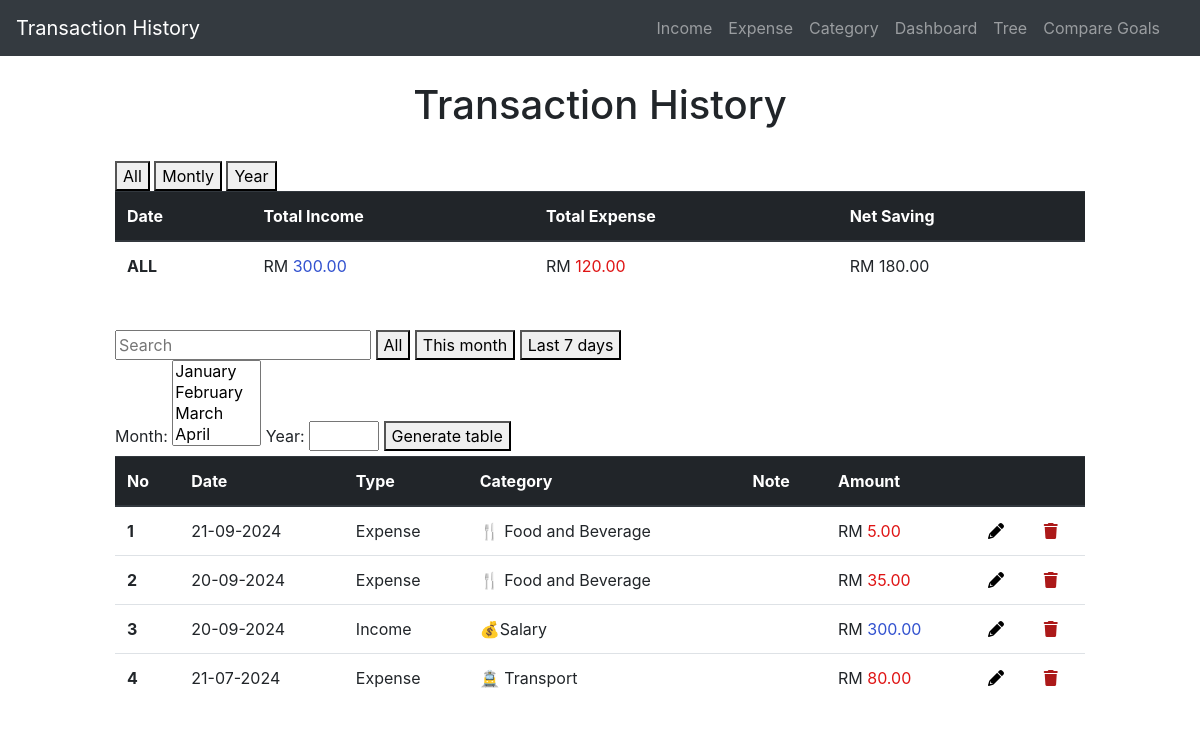
Before: / with the older database file.
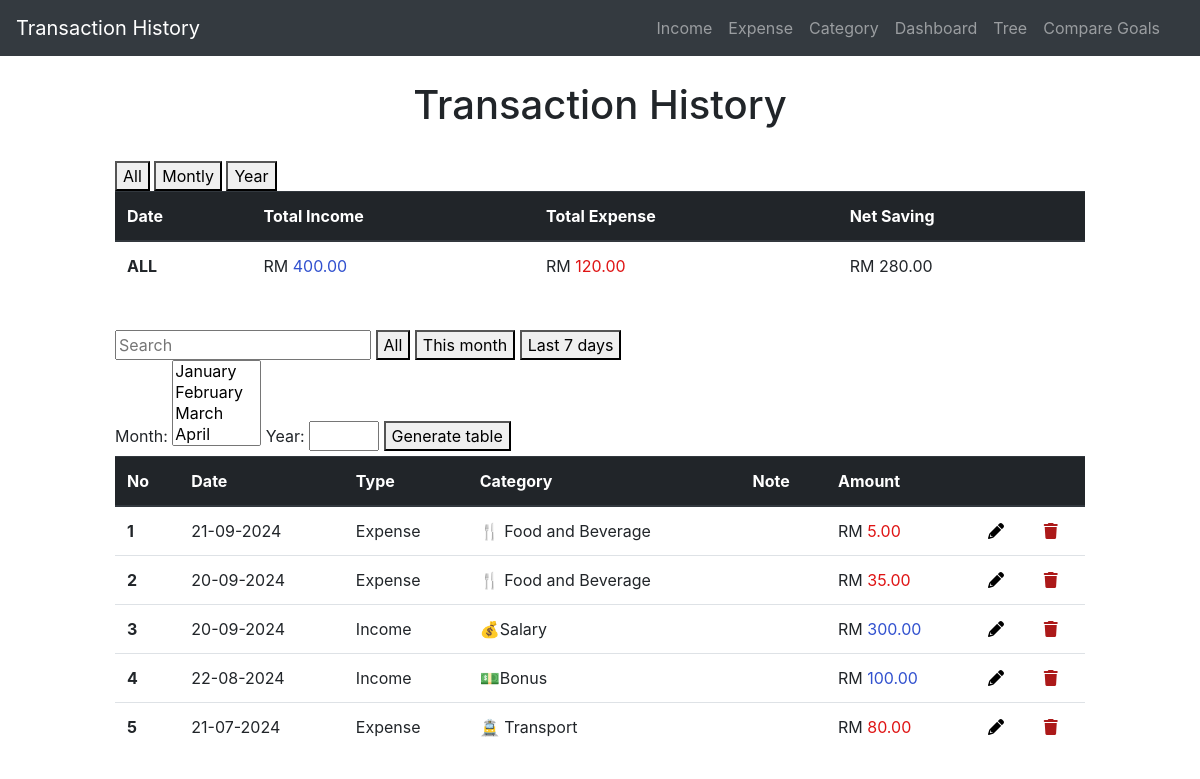
After: the same page with the newer database file.
### application/models.py (models this page shows, shortened)
class add_expenses(db.Model):
    id = db.Column(db.Integer, primary_key=True)
    amount = db.Column(db.Double, nullable=False)
    category = db.Column(db.String(30),nullable=False)
    date = db.Column(db.DateTime, nullable=False)
    type = db.Column(db.String(10), nullable=False, default= 'Expense')
    nota = db.Column(db.String(15))

class add_incomes(db.Model):
    id = db.Column(db.Integer, primary_key=True)
    amount = db.Column(db.Double, nullable=False)
    category = db.Column(db.String(30),nullable=False)
    date = db.Column(db.DateTime, nullable=False)
    type = db.Column(db.String(10), nullable=False, default= 'Income')
    nota = db.Column(db.String(15))

### application/routes.py (the view)
@app.route('/', methods = ["POST", "GET"])
def index():
    expenses = add_expenses.query.order_by(add_expenses.date.desc()).all()
    incomes = add_incomes.query.order_by(add_incomes.date.desc()).all()
    entries = combine_table(expenses,incomes)
    sum_expenses = db.session.query(db.func.sum(add_expenses.amount)).all()
    sum_expense = [expense[0] if expense[0] is not None else 0 for expense in sum_expenses]
    sum_incomes = db.session.query(db.func.sum(add_incomes.amount)).all()
    sum_income = [income[0] if income[0] is not None else 0 for income in sum_incomes]
    net = [round(sum_income[0] - sum_expense[0], 2)]
    return render_template('index.html', title="Transaction history", entries=entries,  sum_expense=sum_expense, sum_income=sum_income, net=net)

### application/routes.py (called while the page is built)
def combine_table(expenses,incomes):
    entries = []
    for expense in expenses:
        entries.append({
            'id': expense.id,
            'date': expense.date,
            'type': expense.type,
            'category': expense.category,
            'amount': expense.amount,
            'nota': expense.nota
        })
    for income in incomes:
        entries.append({
            'id': income.id,
            'date': income.date,
            'type': income.type,
            'category': income.category,
            'amount': income.amount,
            'nota': income.nota
        })
    entries.sort(key=lambda x: x['date'], reverse=True)
    return entries

### application/templates/index.html (shortened to what the changed rows need)
{% extends 'layout.html' %}
{% block content %}
    <head>
        <link rel="stylesheet" href="https://cdnjs.cloudflare.com/ajax/libs/font-awesome/6.0.0-beta3/css/all.min.css">
    </head>
    <div class="col-sm-10 ml-auto mr-auto ">
       <center>
        <H1>Transaction History</H1>
       </center>
       <br>
       <section class="section">
            <table class="table">
                <thead class="thead-dark">
                    <tr>
                        <th scope="col">Date</th>
                        <th scope="col">Total Income</th>
                        <th scope="col">Total Expense</th>
                        <th scope="col">Net Saving</th>
                    </tr>
                </thead>
                <tbody id="net_table" >
                    {% for expense in sum_expense %}
                    {% for income in sum_income %}
                    {% for net_save in net %}
                            <tr>
                                <th scope="row">ALL</th>
                                <td class="amount-field">RM <span style="color: rgb(49, 81, 207);">{{ "{:.2f}".format(income) }}</span></td>
                                <td class="amount-field">RM <span style="color: rgb(223, 20, 20);">{{ "{:.2f}".format(expense) }}</span></td>
                                <td class="amount-field">{{  'RM ' + "{:.2f}".format(net_save) }}</td>
                            </tr>
                    {% endfor %}
                    {% endfor %}
                    {% endfor %}
                </tbody>
            </table>
        </section>
        <br>
        <section class="section">
            <table class="table">
                <thead class="thead-dark">
                    <tr>
                        <th scope="col">No</th>
                        <th scope="col">Date</th>
                        <th scope="col">Type</th>
                        <th scope="col">Category</th>
                        <th scope="col">Note</th>
                        <th scope="col">Amount</th>
                        <th scope="col"></th>
                        <th scope="col"></th>
                    </tr>
                </thead>
                <tbody id="results">
                    {% for entry in entries %}
                            <tr>
                                <th scope="row">{{loop.index}}</th>
                                <td>{{entry.date.strftime("%d-%m-%Y")}}</td>
                                <td>{{entry.type}}</td>
                                <td>{{entry.category }}</td>
                                <td>{{entry.nota }}</td>
                                {% if entry.type == 'Expense' %}
                                <td class="amount-field">RM <span style="color: rgb(223, 20, 20);">{{ "{:.2f}".format(entry.amount) }}</span></td>
                                {% else %}
                                <td class="amount-field">RM <span style="color: rgb(49, 81, 207);">{{ "{:.2f}".format(entry.amount) }}</span></td>
                                {% endif %}
                                <td><a href="{{ url_for('get_record', entry_id=entry.id, entry_type = entry.type, entry_amount = entry.amount, entry_date = entry.date.strftime('%Y-%m-%d %H:%M:%S'),next=url_for('index')) }}"   class="edit" title="Edit" data-toggle="tooltip" id="1"><i class="fa fa-pencil" style="color: rgb(0, 0, 0);"></i></a></td>
                                <td><a href="{{ url_for('delete', entry_id=entry.id, entry_type = entry.type, entry_amount = entry.amount, entry_date = entry.date.strftime('%Y-%m-%d %H:%M:%S'), next=url_for('index')) }}" class="delete" title="Delete" data-toggle="tooltip" id="1"><i class="fa-solid fa-trash" style="color: rgb(172, 25, 25);"></i></a></td>
                            </tr>
                    {% endfor %}
                </tbody>
            </table>
        </section>
    </div>
{% endblock %}

Changed rows visible on the page:
added add_incomes: date "22-08-2024", type "Income", category "💵Bonus", amount "100.00"
Other visible differences:
list line gone: "ALL RM 300.00 RM 120.00 RM 180.00"
new list line: "ALL RM 400.00 RM 120.00 RM 280.00"
